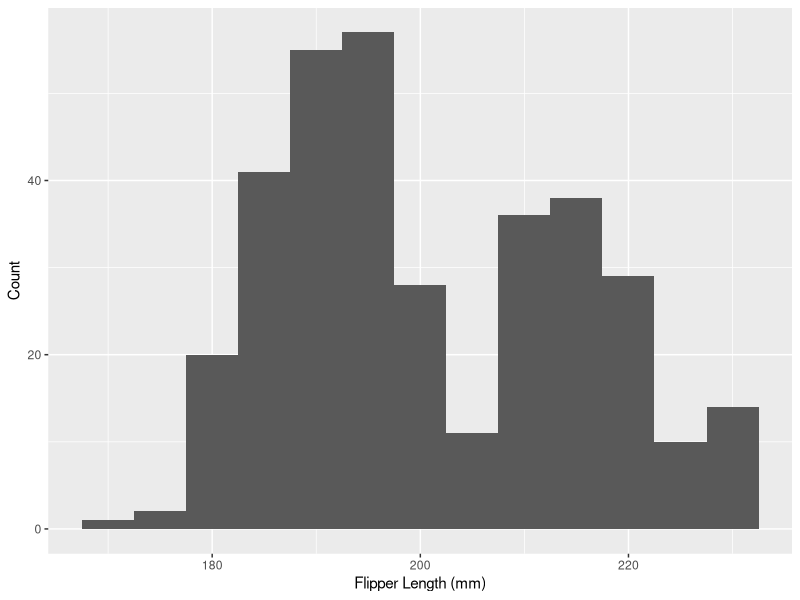
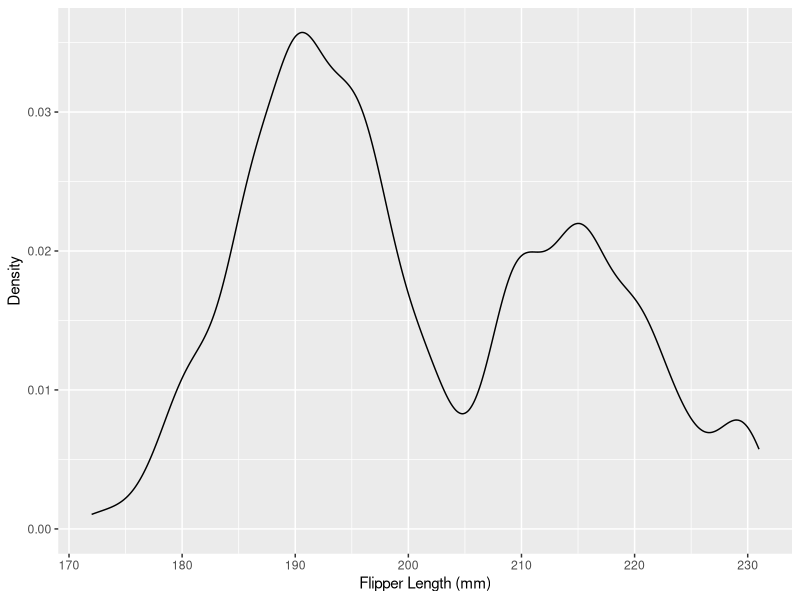
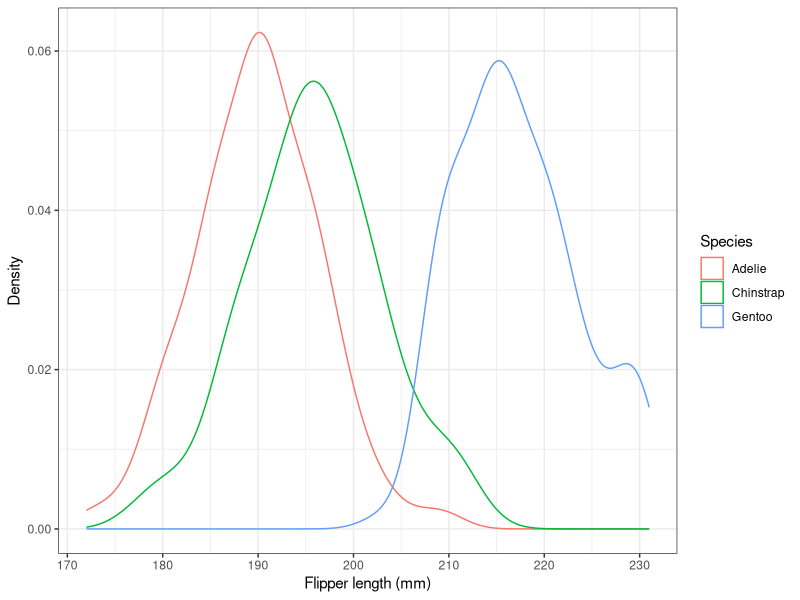
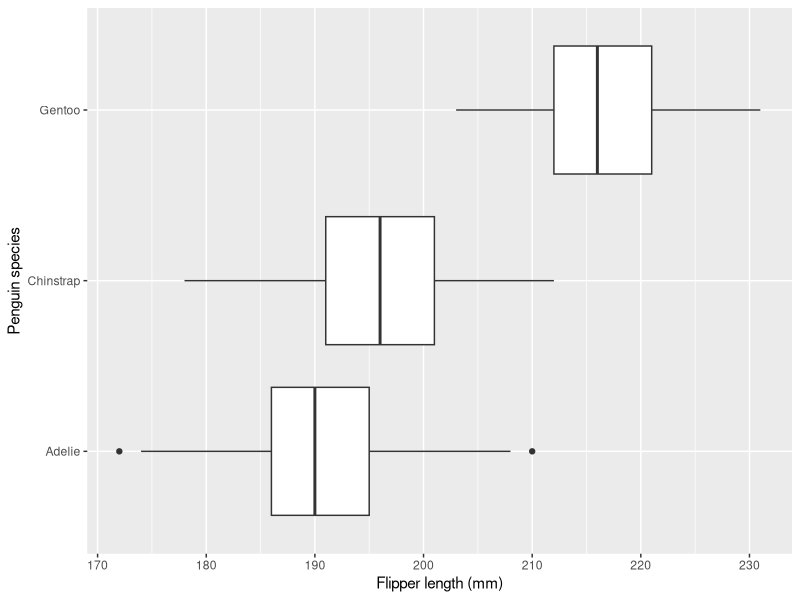
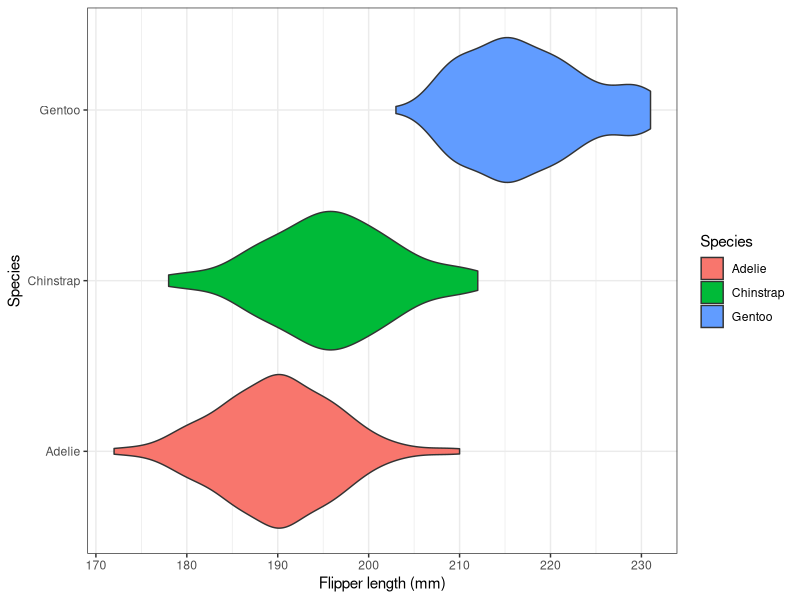
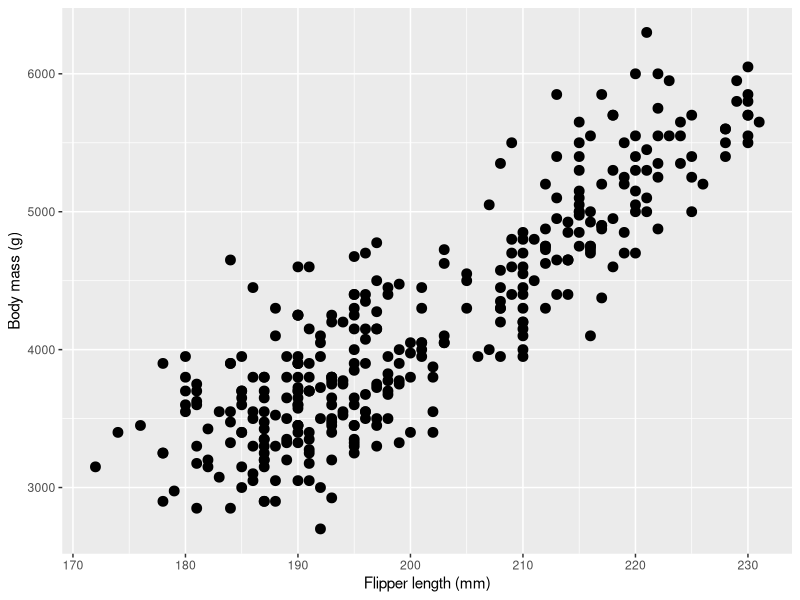
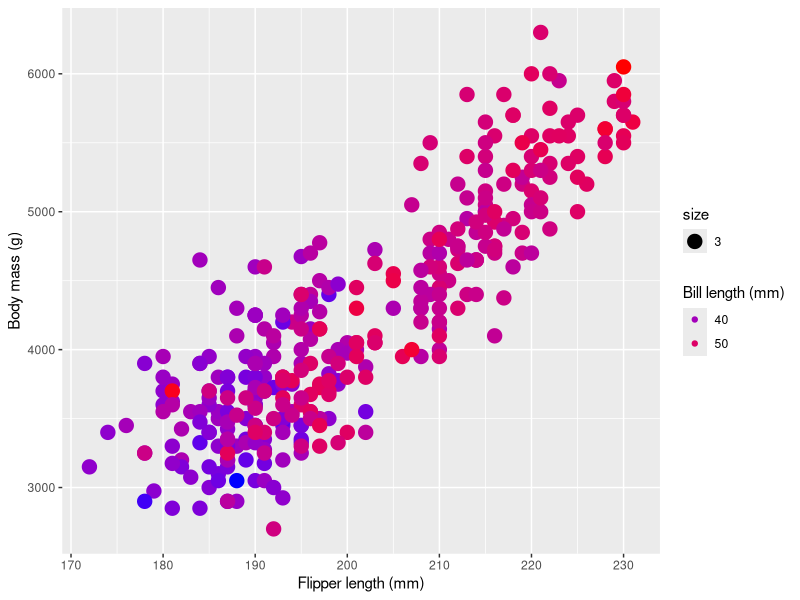
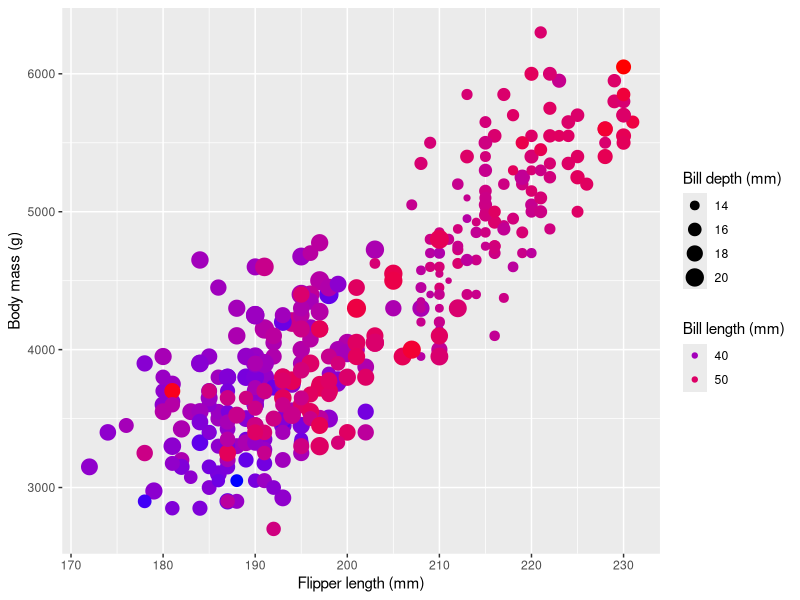

Recreate these plots in R, in order.
## ---- chunk 1
library(tidyverse)
## ---- chunk 2
library(palmerpenguins)
head(penguins)
## ---- chunk 3
univar_plot <- ggplot(data=penguins, aes(x=flipper_length_mm)) + xlab("Flipper Length (mm)")
univar_plot+geom_histogram(binwidth = 5)+ylab("Count")
## ---- chunk 4
univar_plot+geom_density(adjust=0.5)+ylab('Density')
## ---- chunk 5
ggplot(data=rename(penguins, Species=species), aes(x=flipper_length_mm, color=Species))+
  geom_density()+theme_bw()+xlab("Flipper length (mm)")+ylab("Density")
## ---- chunk 6
ggplot(data=penguins, aes(x=flipper_length_mm, y=species))+geom_boxplot()+
  xlab('Flipper length (mm)') + ylab("Penguin species")
## ---- chunk 7
ggplot(data=rename(penguins, Species=species), aes(x=flipper_length_mm, y=Species, fill=Species))+geom_violin()+theme_bw()+xlab("Flipper length (mm)")
## ---- chunk 8
mass_flipper_scatter <- ggplot(data=penguins, aes(y=body_mass_g, x=flipper_length_mm))+
  xlab("Flipper length (mm)") + ylab("Body mass (g)")
mass_flipper_scatter+geom_point(size=3)
## ---- chunk 9
mass_flipper_scatter+geom_point(aes(color=bill_length_mm, size=3))+
  scale_color_gradient(low="blue", high="red")+guides(color=guide_legend("Bill length (mm)"))
## ---- chunk 10
mass_flipper_scatter+geom_point(aes(color=bill_length_mm, size=bill_depth_mm))+
  scale_color_gradient(low="blue", high="red")+
  guides(color=guide_legend("Bill length (mm)"), size=guide_legend("Bill depth (mm)"))
## ---- chunk 11
mass_flipper_scatter+geom_point(aes(color=species, shape=species))
## ---- chunk 12
mass_flipper_scatter + geom_text(aes(label=species, color=species)) + 
  guides(color=guide_legend("Species"))
## ---- chunk 13
mass_flipper_scatter + geom_point() + facet_wrap(~species)
## ---- chunk 14
trend_plot <- ggplot(data=filter(penguins, species=='Gentoo'), aes(y=body_mass_g, x=flipper_length_mm))  + xlab('Flipper length (mm)') + ylab('Body mess (g)') + geom_point()
trend_plot + geom_smooth()
## ---- chunk 15
trend_plot+geom_smooth(method="lm")
## ---- chunk 16
trend_plot + geom_smooth(method="lm") + 
  geom_curve(x=220, xend=209, y=4250, yend=3975, arrow=arrow(length=unit(0.5, 'cm')), curvature=0.1) + 
  geom_text(x=225, y=4250, label="The lightest Gentoo \n penguin weighs 39.5 kg")
